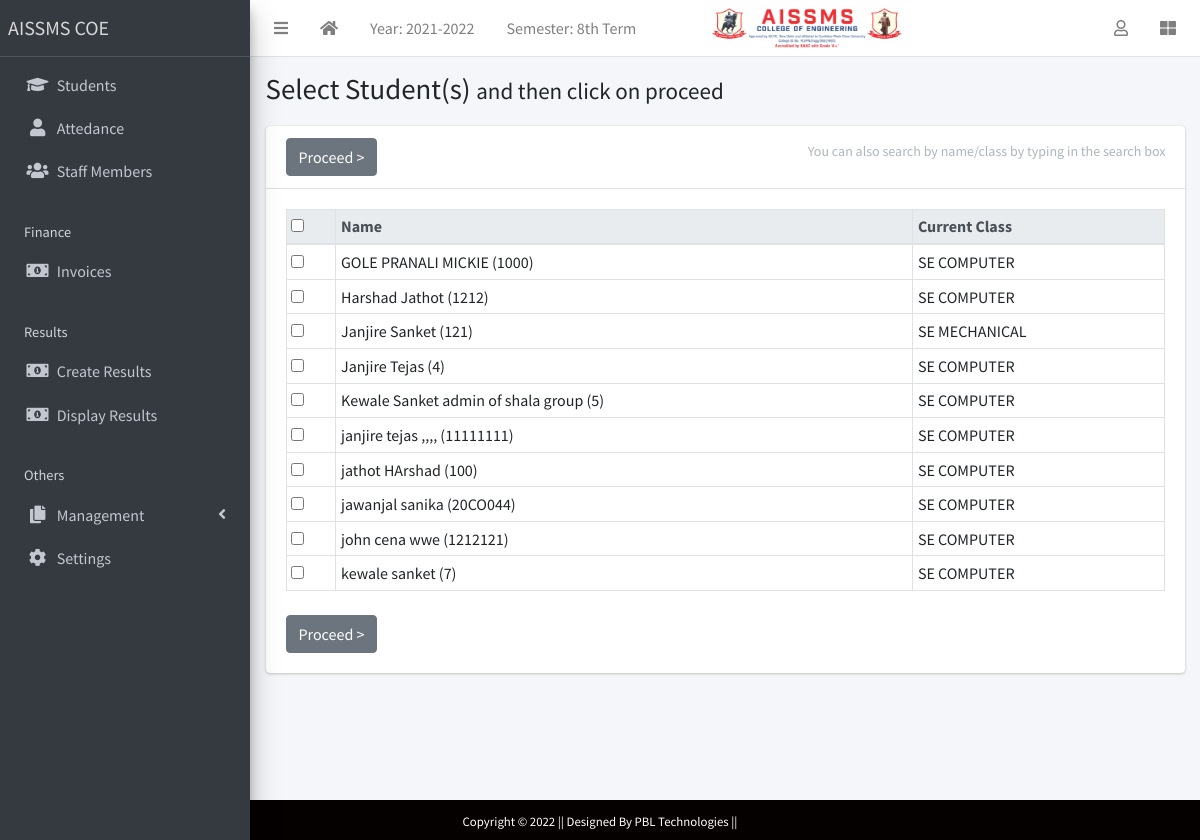
/result/create/ (signed in), run on the app's committed database.
### apps/corecode/models.py (models this page shows, shortened)
class AcademicSession(models.Model):
    name = models.CharField(max_length=200, unique=True)
    current = models.BooleanField(default=True)
    class Meta:
        ordering = ["-name"]

class AcademicTerm(models.Model):
    name = models.CharField(max_length=20, unique=True)
    current = models.BooleanField(default=True)
    class Meta:
        ordering = ["name"]

class StudentClass(models.Model):
    name = models.CharField(max_length=200, unique=True)
    class Meta:
        verbose_name = "Class"
        verbose_name_plural = "Classes"
        ordering = ["name"]
    def __str__(self):
        return self.name

### apps/students/models.py (models this page shows, shortened)
class Student(models.Model):
    STATUS_CHOICES = [("active", "Active"), ("inactive", "Inactive")]
    GENDER_CHOICES = [("male", "Male"), ("female", "Female")]
    current_status = models.CharField(
        max_length=10, choices=STATUS_CHOICES, default="active"
    )
    registration_number = models.CharField(max_length=200, unique=True)
    surname = models.CharField(max_length=200)
    firstname = models.CharField(max_length=200)
    other_name = models.CharField(max_length=200, blank=True)
    gender = models.CharField(max_length=10, choices=GENDER_CHOICES, default="male")
    date_of_birth = models.DateField(default=timezone.now)
    current_class = models.ForeignKey(
        StudentClass, on_delete=models.SET_NULL, blank=True, null=True
    )
    date_of_admission = models.DateField(default=timezone.now)
    mobile_num_regex = RegexValidator(
        regex="^[0-9]{10,15}$", message="Entered mobile number isn't in a right format!"
    )
    parent_mobile_number = models.CharField(
        validators=[mobile_num_regex], max_length=13, blank=True
    )
    address = models.TextField(blank=True)
    others = models.TextField(blank=True)
    passport = models.ImageField(blank=True, upload_to="students/passports/")
    class Meta:
        ordering = ["surname", "firstname", "other_name"]
    def __str__(self):
        return f"{self.surname} {self.firstname} {self.other_name} ({self.registration_number})"

### apps/result/views.py (the view, shortened to what this page needs)
# urls.py: path("create/", create_result, name="create-result"),
@login_required
def create_result(request):
    students = Student.objects.all()
    return render(request, "result/create_result.html", {"students": students})

### apps/corecode/context_processors.py (called while the page is built)
def site_defaults(request):
    current_session = AcademicSession.objects.get(current=True)
    current_term = AcademicTerm.objects.get(current=True)
    vals = SiteConfig.objects.all()
    contexts = {
        "current_session": current_session.name,
        "current_term": current_term.name,
    }
    for val in vals:
        contexts[val.key] = val.value
    return contexts

### apps/result/templates/result/create_result.html (shortened to what this page needs)
{% extends 'base.html' %}
{% block title %}
  Select Student(s) <span class="small">and then click on proceed</span>
{% endblock title %}
{% block content-header %}
  <form method="POST">
  <div class="card-header">
    <h3 class="card-title">
      <input type="submit" class="btn btn-secondary" value="Proceed >">
    </h3>
    <div class="card-tools">
      <p class="small btn btn-tool">You can also search by name/class by typing in the search box</p>
    </div>
  </div>
{% endblock content-header %}
{% block content %}
  <table id="studenttable" class="table table-sm table-bordered" data-page-length='100'>
    <thead class="thead-light">
      <tr>
        <th><input type="checkbox" id="selecter"></th>
        <th>Name</th>
        <th>Current Class</th>
      </tr>
    </thead>
    <tbody>
      {% for student in students %}
        <tr>
          <td><input type="checkbox" id="{{ student.id }}" name="students" value="{{ student.id}}"></td>
          <td>{{student}} </td>
          <td>{{student.current_class}}</td>
        </tr>
      {% endfor %}
    </tbody>
  </table>
  <input type="submit" class="btn btn-secondary mt-2" value="Proceed >">
</form>
{% endblock content %}

### templates/base.html (shortened to what this page needs)
{% load static %}
<!DOCTYPE html>
<html lang="en">
<head>
  <link rel="stylesheet" href="{% static 'plugins/fontawesome-free/css/all.min.css' %}">
  <link rel="stylesheet" href="{% static 'plugins/toastr/toastr.min.css' %}">
  <link rel="stylesheet" href="{% static 'plugins/overlayScrollbars/css/OverlayScrollbars.min.css' %}">
  <link rel="stylesheet" href="{% static 'plugins/Datatables/datatables.min.css' %}" />
  <link rel="stylesheet" href="{% static 'dist/css/adminlte.min.css' %}">
</head>
<body class="hold-transition sidebar-mini layout-fixed layout-navbar-fixed layout-footer-fixed">
  <div class="wrapper">
    <nav class="main-header navbar navbar-expand navbar-white navbar-light">
      <ul class="navbar-nav">
        <li class="nav-item">
          <a class="nav-link" data-widget="pushmenu" href="#" role="button"><i class="fas fa-bars"></i></a>
        </li>
        <li class="nav-item d-none d-sm-inline-block">
          <a href="{% url 'home' %} " class="nav-link"><i class="fa fa-home"></i></a>
        </li>
        <li class="nav-item d-none d-sm-inline-block">
          <a href="{% url 'current-session' %}" class="nav-link">Year: {{ current_session }}</a>
        </li>
        <li class="nav-item d-none d-sm-inline-block">
          <a href="{% url 'current-session' %}" class="nav-link">Semester: {{ current_term }}</a>
        </li>
        <li class="nav-item d-none d-sm-inline-block">
          <img style="height: 40px; width: 250px; padding-left: 60px;" src="{% static 'dist/img/logo-COE.png' %}"
            alt="">
        </li>
      </ul>
      <ul class="navbar-nav ml-auto">
        <li class="nav-item dropdown">
          <a class="nav-link" data-toggle="dropdown" href="#">
            <i class="far fa-user"></i>
          </a>
        </li>
        <li class="nav-item">
          <a class="nav-link" data-widget="control-sidebar" data-slide="true" href="#" role="button"><i
              class="fas fa-th-large"></i></a>
        </li>
      </ul>
    </nav>
    <aside class="main-sidebar sidebar-dark-primary elevation-4">
      <a href="{% url 'home' %}" class="brand-link">AISSMS COE</a>
      <div class="sidebar">
        <nav class="mt-2">
          <ul class="nav nav-pills nav-sidebar flex-column" data-widget="treeview" role="menu" data-accordion="false">
            <li class="nav-item">
              <a href="{% url 'student-list' %}" class="nav-link">
                <i class="nav-icon fas fa-graduation-cap"></i>
                <p>
                  Students
                </p>
              </a>
            </li>
            <li class="nav-item">
              <a href="#" class="nav-link">
                <i class="nav-icon fas fa-user"></i>
                <p href="#">
                  Attedance
                </p>
              </a>
            </li>
            <li class="nav-item">
              <a href="{% url 'staff-list' %}" class="nav-link">
                <i class="nav-icon fas fa-users"></i>
                <p>
                  Staff Members
                </p>
              </a>
            </li>
            <li class="nav-header">Finance</li>
            <li class="nav-item">
              <a href="{% url 'invoice-list' %}" class="nav-link">
                <i class="nav-icon fas fa-money-bill-alt"></i>
                <p>
                  Invoices
                </p>
              </a>
            </li>
            <li class="nav-header">Results</li>
            <li class="nav-item">
              <a href="{% url 'create-result' %}" class="nav-link">
                <i class="nav-icon fas fa-money-bill-alt"></i>
                <p>
                  Create Results
                </p>
              </a>
            </li>
            <li class="nav-item">
              <a href="{% url 'view-results' %}" class="nav-link">
                <i class="nav-icon fas fa-money-bill-alt"></i>
                <p>
                  Display Results
                </p>
              </a>
            </li>
            <li class="nav-header">Others</li>
            <li class="nav-item has-treeview">
              <a href="#" class="nav-link">
                <i class="nav-icon fas fa-copy"></i>
                <p>
                  Management
                  <i class="fas fa-angle-left right"></i>
                </p>
              </a>
            </li>
            <li class="nav-item">
              <a href="{% url 'configs' %}" class="nav-link">
                <i class="nav-icon fas fa-cog"></i>
                <p>
                  Settings
                </p>
              </a>
            </li>
          </ul>
        </nav>
      </div>
    </aside>
    <div class="content-wrapper">
      <section class="content-header">
        <div class="container-fluid">
          <div class="row mb-1">
            <div class="col-sm-8">
              <h1>{% block title %}{% endblock title %}</h1>
            </div>
            <div class="col-sm-4">
            </div>
          </div>
        </div>
      </section>
      <section class="content">
        <div class="container-fluid">
          <div class="row">
            <div class="col-md-12">
              {% block fullcard %}
              <div class="card">
                {% block content-header %}{% endblock content-header %}
                <div class="card-body">
                  <div class="row">
                    <div class="col">
                      {% block content %}
                      {% endblock content %}
                    </div>
                  </div>
                </div>
              </div>
              {% endblock fullcard %}
            </div>
          </div>
  <footer class="container-fluid  text-center p-2 " style="background-color: rgb(6, 1, 1);">
    <small class="text-white" style="background-color: rgb(6, 1, 1);">Copyright &copy; 2022 || Designed By PBL
      Technologies || </small>
  </footer>
</body>
</html>

### data on the page
AcademicSession: name "2021-2022"
AcademicTerm: name "8th Term"
Student: surname+firstname+other_name "GOLE PRANALI MICKIE (1000)", current_class "SE COMPUTER"
Student: surname+firstname+other_name "Harshad Jathot (1212)", current_class "SE COMPUTER"
Student: surname+firstname+other_name "Janjire Sanket (121)", current_class "SE MECHANICAL"
Student: surname+firstname+other_name "Janjire Tejas (4)", current_class "SE COMPUTER"
Student: surname+firstname+other_name "Kewale Sanket admin of shala group (5)", current_class "SE COMPUTER"
Student: surname+firstname+other_name "janjire tejas ,,,, (11111111)", current_class "SE COMPUTER"
Student: surname+firstname+other_name "jathot HArshad (100)", current_class "SE COMPUTER"
Student: surname+firstname+other_name "jawanjal sanika (20CO044)", current_class "SE COMPUTER"
Student: surname+firstname+other_name "john cena wwe (1212121)", current_class "SE COMPUTER"
Student: surname+firstname+other_name "kewale sanket (7)", current_class "SE COMPUTER"
